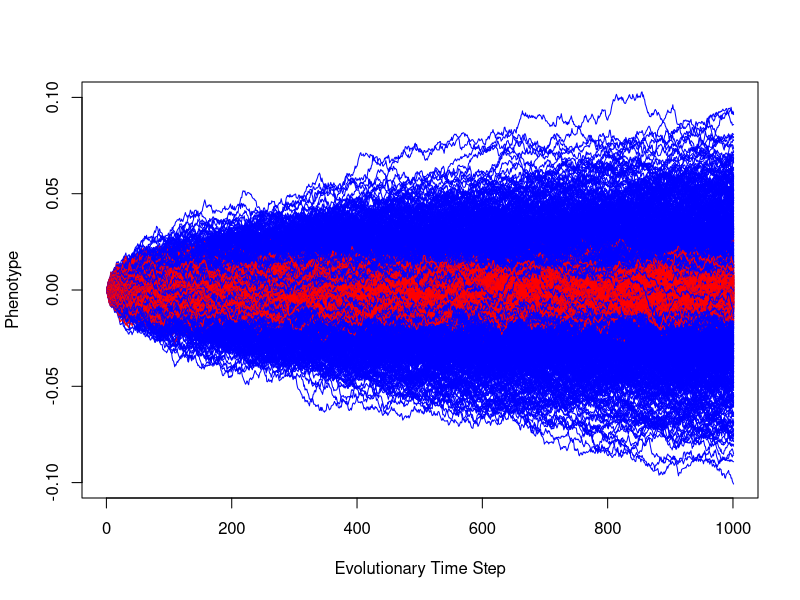
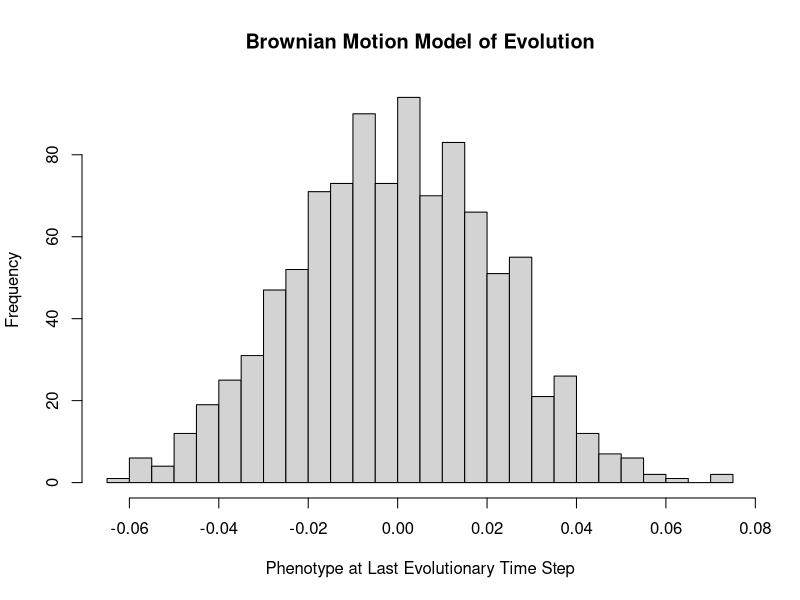
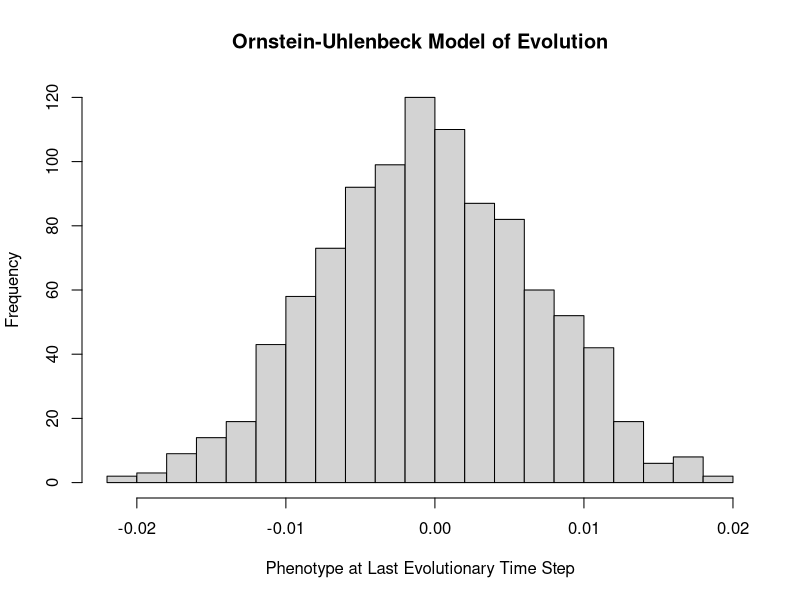

Here is the R script that generated these plots, in order:
y <- c(0)
ou <- c(0)
dt = 1/1000
theta = 10
sig = 1

for_hist_OU <- c()
for_hist_BM <- c()

plot(x = 1:500, xlim=c(1,1000), ylim=c(-0.1, 0.1), xlab="Evolutionary Time Step", ylab="Phenotype")
for(j in 1:1000){
for(i in 1:1000){
  
  temp_noise <- rnorm(1, mean=0, sd=1)*dt
  y[i+1] = y[i] + temp_noise
  ou[i+1] = ou[i] + -theta*ou[i]*dt + sig*temp_noise
}
  
  for_hist_OU[j] <- ou[500]
  for_hist_BM[j] <- y[500]
    
  points(y, type="l", col="blue")
  points(ou, type="l", col="red")
}

hist(for_hist_BM, xlab = "Phenotype at Last Evolutionary Time Step", main="Brownian Motion Model of Evolution", breaks=20)
hist(for_hist_OU, xlab = "Phenotype at Last Evolutionary Time Step", main="Ornstein-Uhlenbeck Model of Evolution", breaks=20)
  